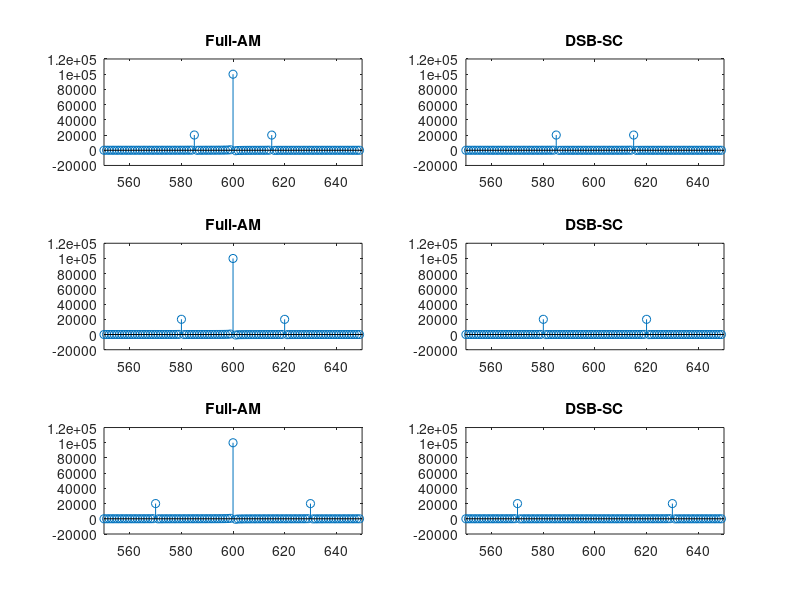

This figure's MATLAB source:
clear all; close all;

Ac = 2;
fc = 600;
wc = fc*2*pi;
fm = [15, 20, 30];
Am = 0.8;
m = Am/Ac;
t = 0:0.00001:1;

figure("Name", "Modulated signals");
for i = 1:length(fm) 
    wm = fm(i)*2*pi;
    n = length(t);
    f = (0:n-1)*(100000/n);
    vm = Ac.*(1+m.*cos(wm.*t)).*cos(wc.*t);
    x = fft(vm);
    subplot(length(fm), 2, (i-1)*2+1);
    stem(f(550:650), x(550:650));
    title("Full-AM");
    axis([550 650 -20000 120000]);
    vm = Ac.*(m.*cos(wm.*t)).*cos(wc.*t);
    x = fft(vm);
    subplot(length(fm), 2, (i-1)*2+2);
    stem(f(550:650), x(550:650));
    title("DSB-SC");
    axis([550 650 -20000 120000]);
end